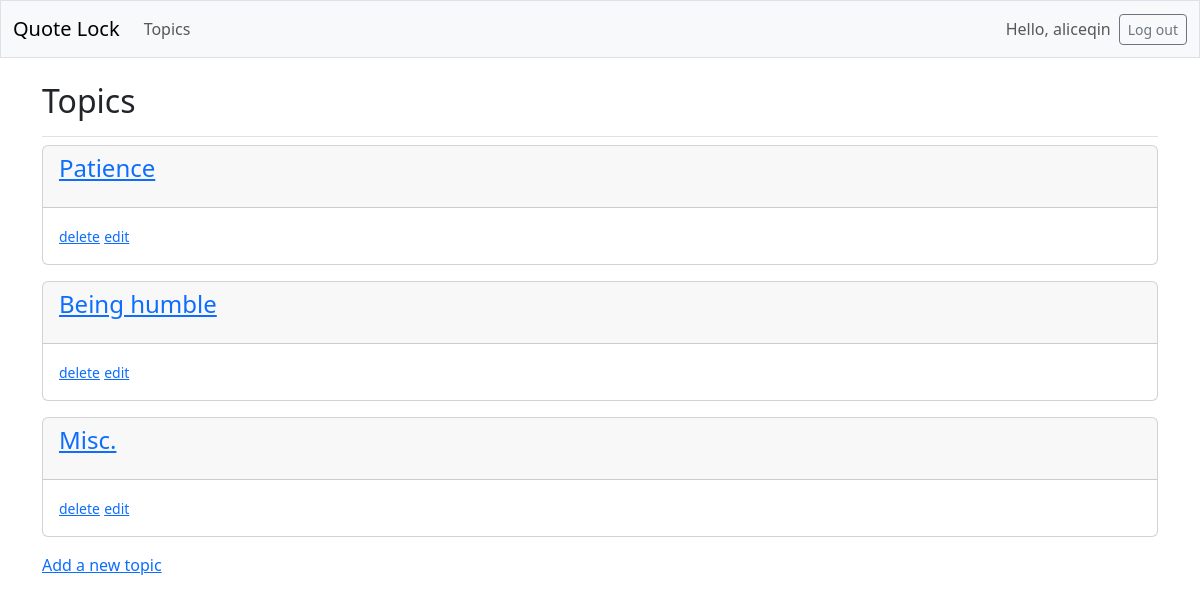
The app's page /topics/ (signed in) with its own data.
### quotes/models.py (models this page shows, shortened)
class Topic(models.Model):
    text = models.CharField(max_length=200)
    date_added = models.DateTimeField(auto_now_add=True)
    owner = models.ForeignKey(User, on_delete=models.CASCADE)

### quotes/views.py (the view)
# urls.py: path('topics/', views.topics, name='topics'),
@login_required
def topics(request):
    topics = Topic.objects.filter(owner=request.user)
    return render(request, 'quotes/topics.html', {
        'topics': topics
    })

### quotes/templates/quotes/topics.html
{% extends 'quotes/base.html' %}
{% block page_header %}
    <h2>Topics</h2>
{% endblock page_header %}
{% block content %}
    {% for topic in topics %}
        <div class="card mb-3">
            <h4 class="card-header">
                <a href="{% url 'quotes:topic' topic.id %}">{{ topic.text|linebreaks }}</a>
            </h4>
            <div class="card-body">
                <small><a href="{% url 'quotes:delete_topic' topic.id %}">delete</a></small>
                <small><a href="{% url 'quotes:edit_topic' topic.id %}">edit</a></small>
            </div>
        </div>
    {% empty %}
        <p>No topics have been added yet.<p>
    {% endfor %}
<a href="{% url 'quotes:new_topic' %}">Add a new topic</a>
{% endblock content %}

### quotes/templates/quotes/base.html (shortened to what this page needs)
<!doctype html>
<html lang="en">
  <head>
    {% load django_bootstrap5 %}
    {% bootstrap_css %}
    <link rel="stylesheet" type="text/css" href="#">
  </head>
  <body>
    <nav class="navbar navbar-expand-md navbar-light bg-light mb-4 border">
      <div class="container-fluid">
        <a class="navbar-brand" href="{% url 'quotes:index' %}">Quote Lock</a>
        <div class="collapse navbar-collapse" id="navbarCollapse">
          <ul class="navbar-nav me-auto mb-2 mb-md-0">
            <li class="nav-item">
              <a class="nav-link" href="{% url 'quotes:topics' %}">Topics</a>
            </li>
          </ul>
          <ul class="navbar-nav ms-auto mb-2 mb-md-0">
            {% if user.is_authenticated %}
              <li class="nav-item"><span class="navbar-text me-2">Hello, {{ user.username }}</span></li>
            {% else %}
              <li class="nav-item"><a class="nav-link" href="{% url 'accounts:register' %}">Register</a></li>
              <li class="nav-item"><a class="nav-link" href="{% url 'accounts:login' %}">Log in</a></li>
            {% endif %}
          </ul>
          {% if user.is_authenticated %}
            <form action="{% url 'accounts:logout' %}" method="post">
              <input type="submit" value="Log out" class="btn btn-outline-secondary btn-sm">
            </form>
          {% endif %}
        </div>
      </div>
    </nav>
    <main class="container">
      <div class="pb-2 mb-2 border-bottom">
        {% block page_header %}{% endblock page_header %}
      </div>
      <div>
        {% block content %}{% endblock content %}
      </div>
    </main>
  </body>
</html>

### records on screen
Topic: text "Patience"
Topic: text "Being humble"
Topic: text "Misc."

### other values on screen
{{ user.username }} "aliceqin"
